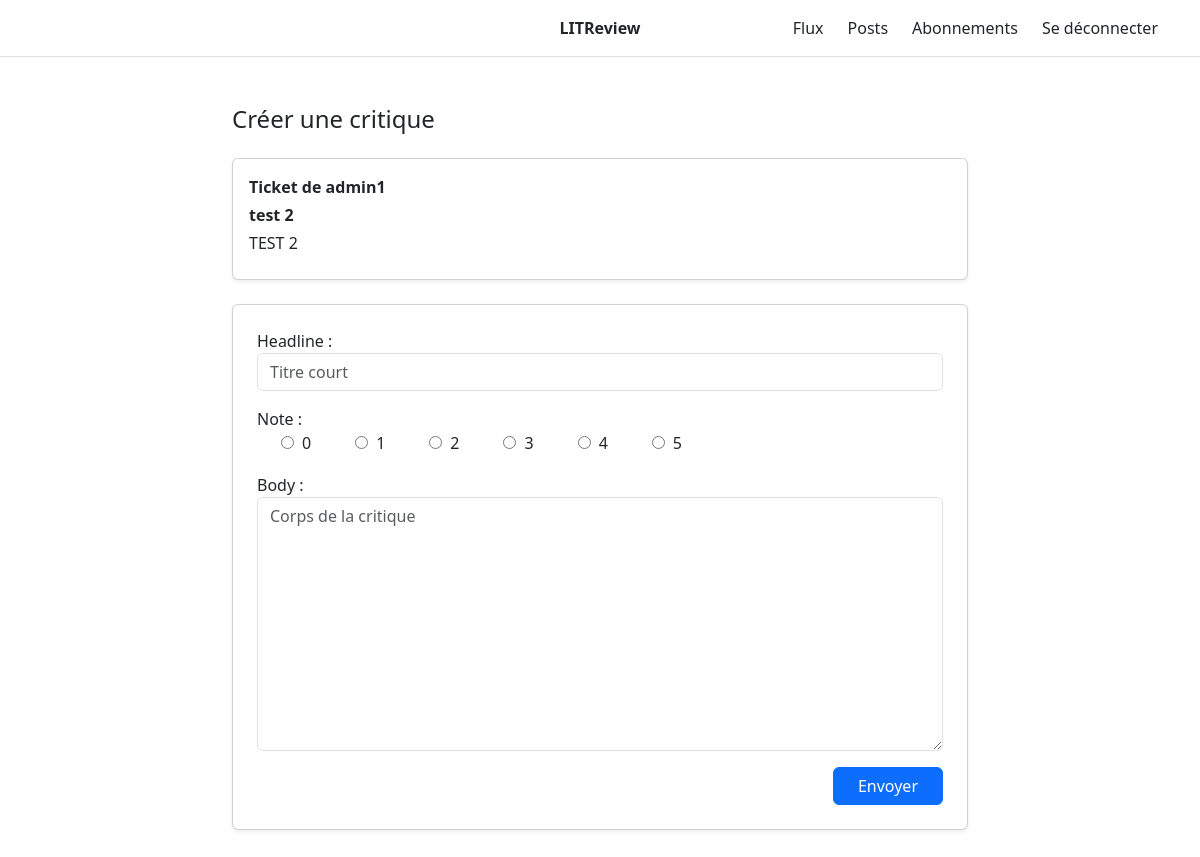
/ticket/3/review/ (signed in), run on the app's committed database.
### reviews/models.py (models this page shows)
class Ticket(models.Model):
    title = models.CharField(max_length=128)
    description = models.TextField(max_length=2048, blank=True)
    user = models.ForeignKey(
        settings.AUTH_USER_MODEL,
        on_delete=models.CASCADE
    )
    image = models.ImageField(null=True, blank=True)
    time_created = models.DateTimeField(auto_now_add=True)

### users/models.py (models this page shows)
class User(AbstractUser):
    pass

### reviews/views.py (the view)
# urls.py: path("ticket/<int:ticket_id>/review/", views.create_review_response_view, name="review_response"),
@login_required
def create_review_response_view(request, ticket_id):
    ticket = get_object_or_404(Ticket, id=ticket_id)
    already_reviewed = Review.objects.filter(user=request.user, ticket=ticket).exists()
    if already_reviewed:
        return redirect("feed")
    if request.method == "POST":
        form = ReviewForm(request.POST)
        if form.is_valid():
            review = form.save(commit=False)
            review.user = request.user
            review.ticket = ticket
            review.save()
            return redirect("feed")
    else:
        form = ReviewForm()
    context = {
        "form": form,
        "ticket": ticket,
    }
    return render(request, "reviews/review_response.html", context)

### reviews/forms.py
class ReviewForm(forms.ModelForm):
    RATING_CHOICES = [(i, str(i)) for i in range(6)]
    rating = forms.TypedChoiceField(
        label="Note",
        choices=RATING_CHOICES,
        coerce=int,  # très important : convertit "3" (str) en 3 (int)
        widget=forms.RadioSelect,
    )
    class Meta:
        model = Review
        fields = ("headline", "body", "rating")
    def __init__(self, *args, **kwargs):
        super().__init__(*args, **kwargs)
        self.fields["headline"].widget.attrs.update({
            "class": "form-control",
            "placeholder": "Titre court",
        })
        self.fields["body"].widget.attrs.update({
            "class": "form-control",
            "placeholder": "Corps de la critique",
        })

### reviews/templates/reviews/review_response.html (shortened to what this page needs)
{% extends "base.html" %}
{% block content %}
<div class="container py-5">
  <div class="row justify-content-center">
    <div class="col-12 col-md-10 col-lg-8">
      <h1 class="h4 mb-4">Créer une critique</h1>
      <div class="card p-3 shadow-sm mb-4">
        <p class="mb-1">
          <strong>Ticket de {{ ticket.user.username }}</strong>
        </p>
        <p class="mb-1">
          <strong>{{ ticket.title }}</strong>
        </p>
        <p class="mb-2">{{ ticket.description }}</p>
      </div>
      <form method="post" class="card p-4 shadow-sm">
        <div class="mb-3">
          {{ form.headline.label_tag }}
          {{ form.headline }}
        </div>
        <div class="mb-3">
          {{ form.rating.label_tag }}
          <div class="d-flex flex-row flex-wrap align-items-center gap-1">
            {% for radio in form.rating %}
              <div class="form-check form-check-inline d-flex align-items-center gap-2">
                {{ radio.tag }}
                <label class="form-check-label" for="{{ radio.id_for_label }}">
                  {{ radio.choice_label }}
                </label>
              </div>
            {% endfor %}
          </div>
        </div>
        <div class="mb-3">
          {{ form.body.label_tag }}
          {{ form.body }}
        </div>
        <div class="d-flex justify-content-end">
          <button type="submit" class="btn btn-primary px-4">
            Envoyer
          </button>
        </div>
      </form>
    </div>
  </div>
</div>
{% endblock %}

### data on the page
Ticket: user.username "admin1", title "test 2", description "TEST 2"

### other printed values
{{ radio.choice_label }} "0" "1" "2" "3" "4" "5"
